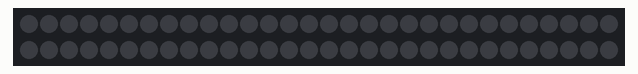
Recording of a sketch running on a simulated Arduino Uno, built with avr-gcc and run on an emulated ATmega328P. Parts: 60 RGB LEDs in strip order, left to right, continuing on the next row. Dim RGB values are drawn brighter than linear.

Above: at 0.1 s.
At 4.2 s:
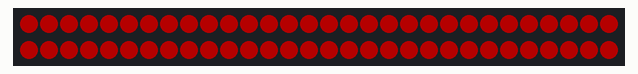
At 8.3 s:
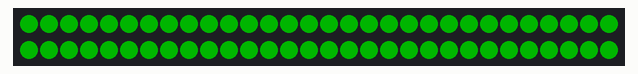
At 12.5 s:
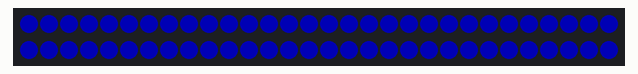

The sketch:

LedstripExplore9.ino
```cpp
#include <FastLED.h>

#define DATA_PIN 6         // Define the digital pin connected to the data line of the LED strip
#define LED_TYPE WS2812B   // Define the type of LED strip you're using
#define COLOR_ORDER GRB    // Define the color order (RGB or GRB)
#define NUM_LEDS 60        // Define the number of LEDs in your strip

CRGB leds[NUM_LEDS];      // Create an array to store LED data

void setup() {
  FastLED.addLeds<LED_TYPE, DATA_PIN, COLOR_ORDER>(leds, NUM_LEDS);
  FastLED.setBrightness(64); // Set the brightness (0-255)
}

void loop() {
  // Set all LEDs to off initially
  fill_solid(leds, NUM_LEDS, CRGB(0, 0, 0));
  FastLED.show();
  delay(1000);

  // Sequentially turn on each LED to red
  for (int i = 0; i < NUM_LEDS; i++) {
    leds[i] = CRGB(255, 0, 0);
    FastLED.show();
    delay(50); // Delay for a smooth transition
  }
  delay(1000); // Wait for a second after turning all LEDs red

  // Sequentially turn on each LED to green
  for (int i = 0; i < NUM_LEDS; i++) {
    leds[i] = CRGB(0, 255, 0);
    FastLED.show();
    delay(50); // Delay for a smooth transition
  }
  delay(1000); // Wait for a second after turning all LEDs green

  // Sequentially turn on each LED to blue
  for (int i = 0; i < NUM_LEDS; i++) {
    leds[i] = CRGB(0, 0, 255);
    FastLED.show();
    delay(50); // Delay for a smooth transition
  }
  delay(1000); // Wait for a second after turning all LEDs blue
}
```

Measured:
- by itself, everything shown: repeats every 13.5 s, in 181 steps
- what the display in image 3 shows lasts 1.1 s, from 12.4 s to 13.5 s
